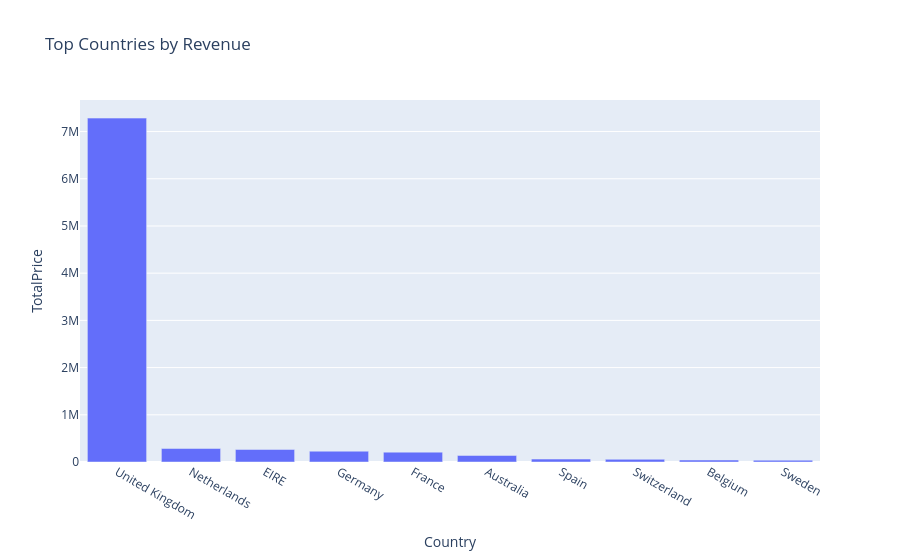

Here is the notebook cell this chart was saved with:
### Code cell
fig = px.bar(
    country_revenue.head(10).reset_index(),
    x='Country',
    y='TotalPrice',
    title='Top Countries by Revenue'
)

fig.show() # Plot the top 10 countries by revenue using an interactive bar chart for better visualization of country performance

### Figure 1 — Plotly figure (JSON) as saved in the notebook; plotly's stock layout.template omitted (floating-point values rounded to 4 significant figures)
{"data": [{"hovertemplate": "Country=%{x}<br>TotalPrice=%{y}<extra></extra>", "legendgroup": "", "marker": {"color": "#636efa", "pattern": {"shape": ""}}, "name": "", "orientation": "v", "showlegend": false, "textposition": "auto", "type": "bar", "x": ["United Kingdom", "Netherlands", "EIRE", "Germany", "France", "Australia", "Spain", "Switzerland", "Belgium", "Sweden"], "xaxis": "x", "y": [7285000.0, 285400.0, 265300.0, 228700.0, 208900.0, 138500.0, 61560.0, 56440.0, 41200.0, 38370.0], "yaxis": "y"}], "layout": {"barmode": "relative", "legend": {"tracegroupgap": 0}, "title": {"text": "Top Countries by Revenue"}, "xaxis": {"anchor": "y", "domain": [0, 1], "title": {"text": "Country"}}, "yaxis": {"anchor": "x", "domain": [0, 1], "title": {"text": "TotalPrice"}}}}
